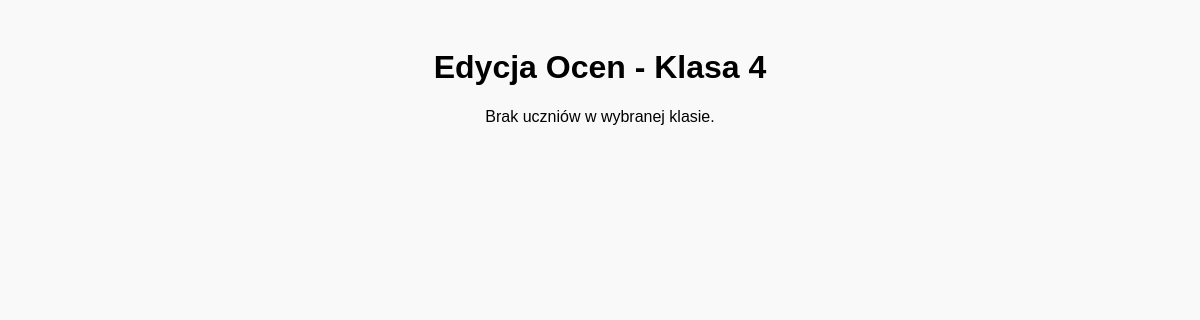
The page /edycja_ocen.php?class=4 on the database as committed earlier.
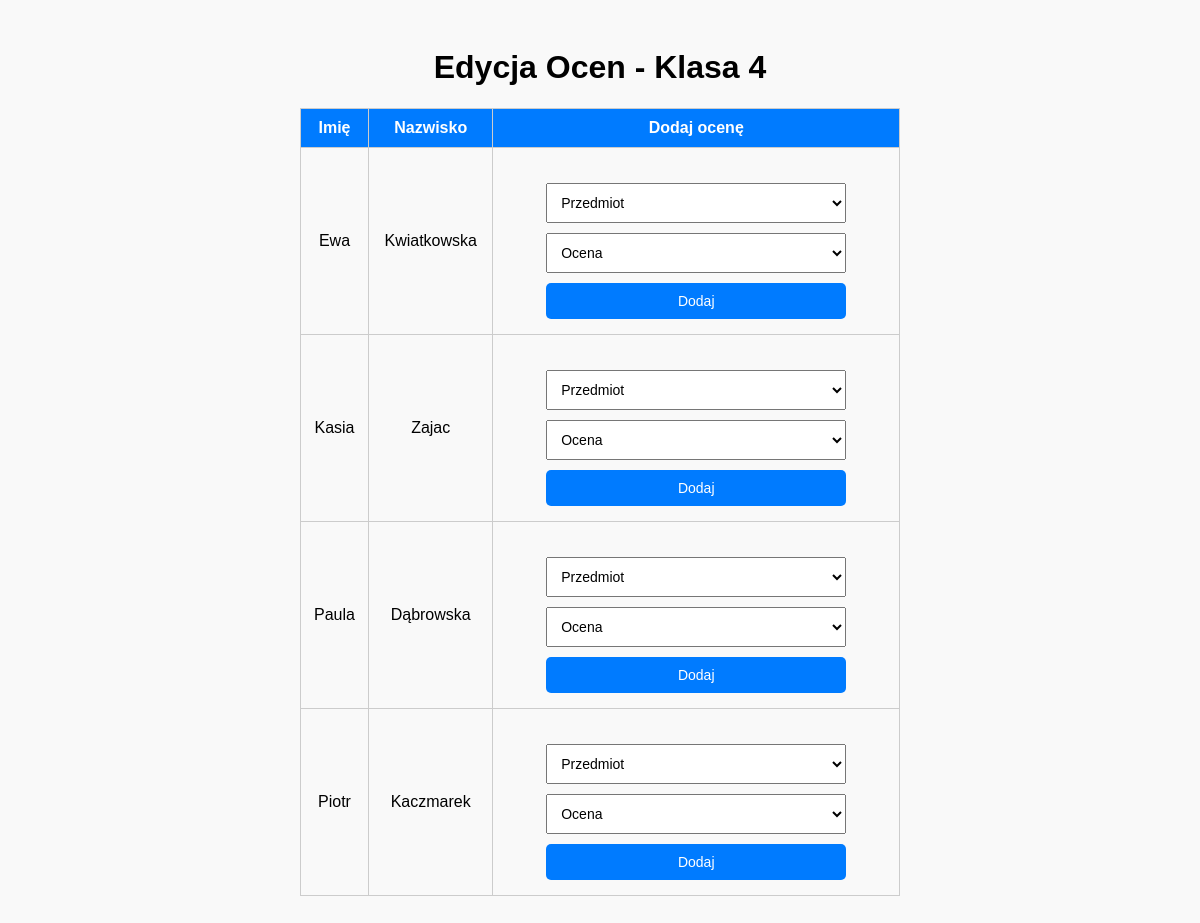
The same page on the database as committed later.
### tables this page shows
CREATE TABLE `uzytkownik` (
  `uzytkownik_id` int(30) NOT NULL,
  `imie` varchar(50) NOT NULL,
  `drugie_imie` varchar(50) DEFAULT NULL,
  `nazwisko` varchar(50) NOT NULL,
  `haslo` varchar(255) NOT NULL,
  `edycja` tinyint(1) NOT NULL,
  `id_klasy` int(11) DEFAULT NULL
);

### edycja_ocen.php (the view, shortened to what this page needs)
<?php
if (isset($_GET['class']) && is_numeric($_GET['class'])) {
    $classId = $_GET['class'];
} else {
    die("Brak lub nieprawidłowy identyfikator klasy w adresie URL.");
}
$host = 'localhost';
$dbname = 'dziennik';
$user = 'root';
$password = '';
try {
    $pdo = new PDO("mysql:host=$host;dbname=$dbname;charset=utf8", $user, $password);
    $pdo->setAttribute(PDO::ATTR_ERRMODE, PDO::ERRMODE_EXCEPTION);
} catch (PDOException $e) {
    die("Błąd połączenia z bazą danych: " . $e->getMessage());
}
$studentsQuery = $pdo->prepare("
    SELECT uzytkownik_id, imie, nazwisko
    FROM uzytkownik
    WHERE edycja = 0 AND id_klasy = :classId
");
$studentsQuery->bindParam(':classId', $classId, PDO::PARAM_INT);
$studentsQuery->execute();
$students = $studentsQuery->fetchAll(PDO::FETCH_ASSOC);
?>
<!DOCTYPE html>
<html lang="pl">
<head>
</head>
<body>
    <h1>Edycja Ocen - Klasa <?php echo htmlspecialchars($classId); ?></h1>
    <?php if (empty($students)): ?>
        <p>Brak uczniów w wybranej klasie.</p>
    <?php else: ?>
        <table>
            <tr>
                <th>Imię</th>
                <th>Nazwisko</th>
                <th>Dodaj ocenę</th>
            </tr>
            <?php foreach ($students as $student): ?>
                <tr>
                    <td><?php echo htmlspecialchars($student['imie']); ?></td>
                    <td><?php echo htmlspecialchars($student['nazwisko']); ?></td>
                    <td>
                        <form method="POST">
                            <select name="subject_id" required>
                                <option value="" disabled selected>Przedmiot</option>
                            </select>
                            <select name="grade_id" required>
                                <option value="" disabled selected>Ocena</option>
                            </select>
                            <button type="submit">Dodaj</button>
                        </form>
                    </td>
                </tr>
            <?php endforeach; ?>
        </table>
    <?php endif; ?>
</body>
</html>

### edycja_ocen.php (style rules this page uses)
body { font-family: Arial, sans-serif; text-align: center; background-color: #f9f9f9; padding: 20px; }
table { margin: 20px auto; border-collapse: collapse; width: 80%; max-width: 600px; }
th, td { border: 1px solid #ccc; padding: 10px; text-align: center; }
th { background-color: #007BFF; color: white; }
form { margin-top: 20px; }
select, input, button { padding: 10px; margin: 5px 0; width: 100%; max-width: 300px; font-size: 14px; }
button { background-color: #007BFF; color: white; border: none; cursor: pointer; border-radius: 5px; }

Rows that differ between the two databases and show on the page:
now on this page (row edited): uzytkownik: imie "Ewa", nazwisko "Kwiatkowska"
added uzytkownik: imie "Kasia", nazwisko "Zajac"
added uzytkownik: imie "Paula", nazwisko "Dąbrowska"
added uzytkownik: imie "Piotr", nazwisko "Kaczmarek"
Other text that changed with them:
text no longer shown: "Brak uczniów w wybranej klasie."
text now shown: "Imię Nazwisko Dodaj ocenę"
